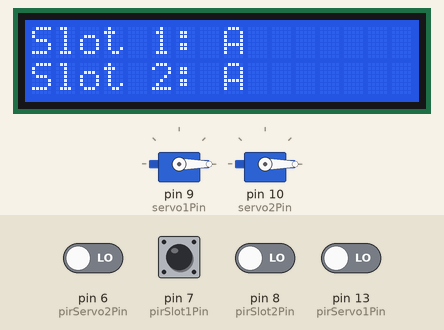
A sketch run on a simulated Arduino Uno, built with avr-gcc and run on an emulated ATmega328P. Parts: 16×2 character LCD, 2 × servo. Inputs (shaded band) come from the test bench; at power-on: pin 6 (pirServo2Pin), pin 7 (pirSlot1Pin), pin 8 (pirSlot2Pin), pin 13 (pirServo1Pin) LOW.

Above: at 10.6 s.
10.7 s: pin 7 (pirSlot1Pin) driven HIGH
At 12.0 s:
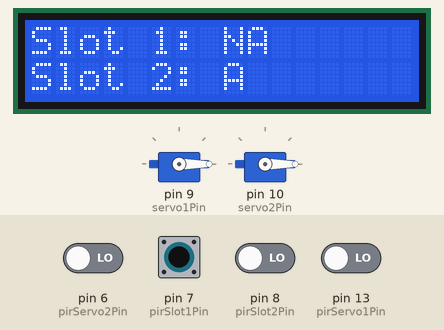
12.3 s: pin 8 (pirSlot2Pin) driven HIGH
At 13.5 s:
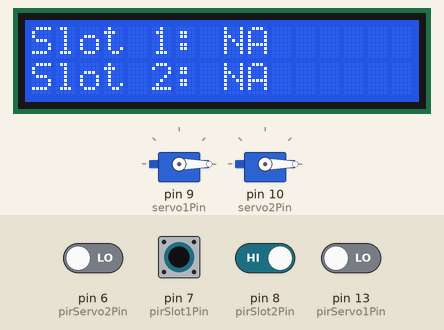
13.9 s: pin 13 (pirServo1Pin) driven HIGH
At 14.9 s:
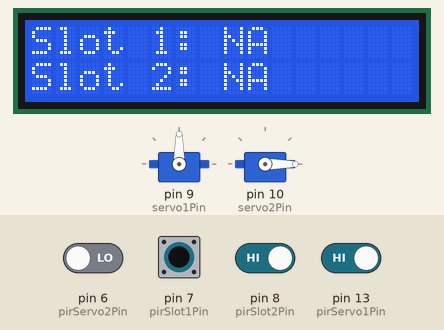
15.5 s: pin 13 (pirServo1Pin) driven LOW
At 16.5 s:
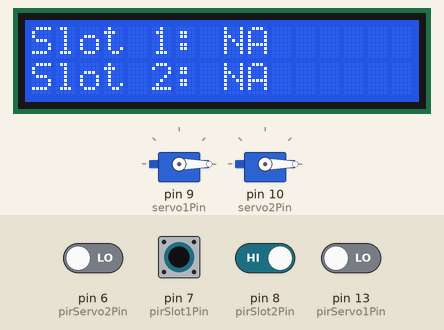
17.1 s: pin 7 (pirSlot1Pin) pulsed LOW 2 times (0.12 s each, 0.3 s apart)
At 18.3 s:
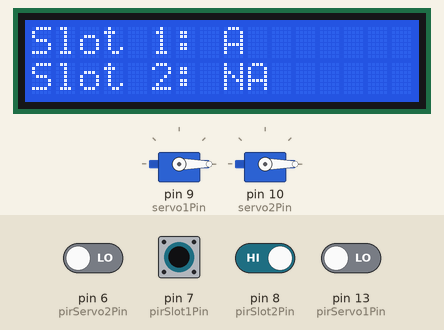
19.2 s: pin 6 (pirServo2Pin) driven HIGH
At 19.8 s:
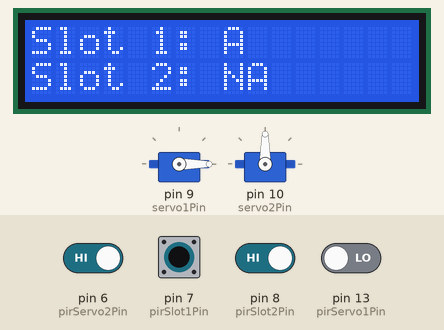
Timing chart, 0 to 21.8 s (numbered marks = the images above; inputs shaded):
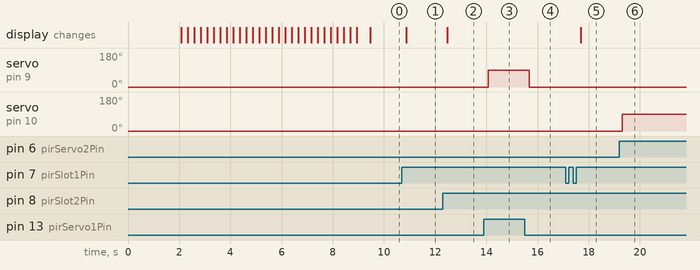

Measured:
- after the input at 10.7 s, the display: changes after 0.16 s (image 1)
- after the input at 12.3 s, the display: changes after 0.17 s (image 2)
- after the input at 13.9 s, servo on pin 9 (servo1Pin): 0° → 90° after 0.18 s
- after the input at 15.5 s, servo on pin 9 (servo1Pin): 90° → 0° after 0.18 s
- after the input at 17.1 s, the display: changes after 0.59 s (image 5)
- after the input at 19.2 s, servo on pin 10 (servo2Pin): 0° → 90° after 0.10 s

The sketch:

SmartParkingSystem.ino
```cpp
#include <LiquidCrystal.h>
#include <Servo.h>

// LCD RS, E, D4, D5, D6, D7
LiquidCrystal lcd(12, 11, 5, 4, 3, 2);

// PIR input pins for availability toggle
const int pirSlot1Pin = 7;
const int pirSlot2Pin = 8;

// PIR input pins for servo control (opposite as before)
const int pirServo1Pin = 13;  // Controls servo1 (slot 1 gate)
const int pirServo2Pin = 6;   // Controls servo2 (slot 2 gate)

// Servo objects and pins
Servo servo1;
Servo servo2;
const int servo1Pin = 9;
const int servo2Pin = 10;

// Slot availability flags
bool slot1Free = true;
bool slot2Free = true;

// Previous PIR states for edge detection (to detect new motion)
bool lastPirSlot1State = LOW;
bool lastPirSlot2State = LOW;

void setup() {
  // LCD
  lcd.begin(16, 2);

  // Welcome message centered
  lcd.clear();
  lcd.setCursor(1, 0); lcd.print("Smart Parking");
  lcd.setCursor(5, 1); lcd.print("System");
  delay(2000);

  // Scroll the project title
  String msg = "[Project by Saptarshi Bose] ";

  // Append 16 spaces properly
  for (int i = 0; i < 16; i++) {
    msg += ' ';
  }

  for (int i = 0; i < msg.length() - 15; i++) {
    lcd.clear();
    lcd.setCursor(0, 0);
    lcd.print(msg.substring(i, i + 16));
    delay(250);
  }

  // Initial slot display
  lcd.clear();
  lcd.setCursor(0, 0); lcd.print("Slot 1: A");
  lcd.setCursor(0, 1); lcd.print("Slot 2: A");

  // Setup PIR pins
  pinMode(pirSlot1Pin, INPUT);
  pinMode(pirSlot2Pin, INPUT);
  pinMode(pirServo1Pin, INPUT);
  pinMode(pirServo2Pin, INPUT);

  // Attach servos
  servo1.attach(servo1Pin);
  servo2.attach(servo2Pin);

  // Set initial servo position (closed)
  servo1.write(0);
  servo2.write(0);
}

void loop() {
  // Read current PIR states for availability toggling
  bool currentPirSlot1State = digitalRead(pirSlot1Pin);
  bool currentPirSlot2State = digitalRead(pirSlot2Pin);

  // Detect rising edge on PIR slot 1 pin to toggle slot1Free
  if (currentPirSlot1State == HIGH && lastPirSlot1State == LOW) {
    slot1Free = !slot1Free; // toggle slot 1 availability
  }
  lastPirSlot1State = currentPirSlot1State;

  // Detect rising edge on PIR slot 2 pin to toggle slot2Free
  if (currentPirSlot2State == HIGH && lastPirSlot2State == LOW) {
    slot2Free = !slot2Free; // toggle slot 2 availability
  }
  lastPirSlot2State = currentPirSlot2State;

  // Servo1 responds to PIR on pin 13 (open if HIGH, else closed)
  if (digitalRead(pirServo1Pin) == HIGH) {
    servo1.write(90); // Open gate for Slot 1
  } else {
    servo1.write(0);  // Close gate when no detection
  }

  // Servo2 responds to PIR on pin 6, but only if at least one slot is free
  if (digitalRead(pirServo2Pin) == HIGH && (slot1Free || slot2Free)) {
    servo2.write(90); // Open gate for Slot 2
  } else {
    servo2.write(0);  // Close gate when no detection or both slots filled
  }

  // Update LCD text with current slot availability
  lcd.setCursor(8, 0);
  lcd.print(slot1Free ? "A " : "NA");
  lcd.setCursor(8, 1);
  lcd.print(slot2Free ? "A " : "NA");

  delay(200);
}
```
